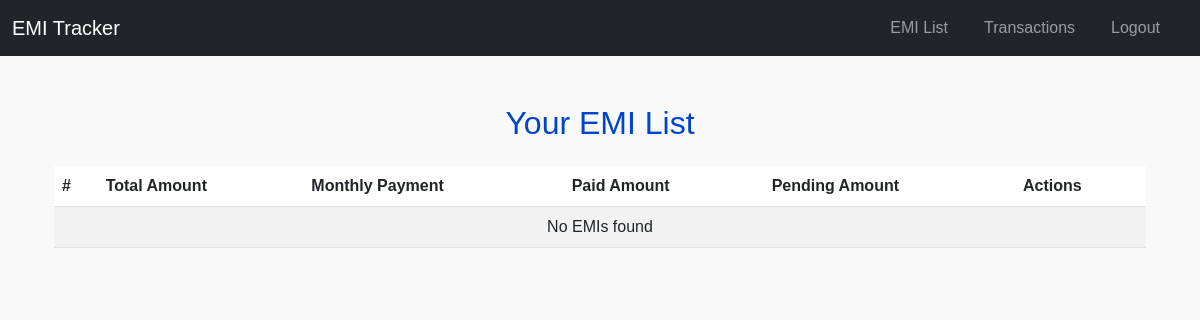
The page /emi_list/ (signed in) on the database as committed earlier.
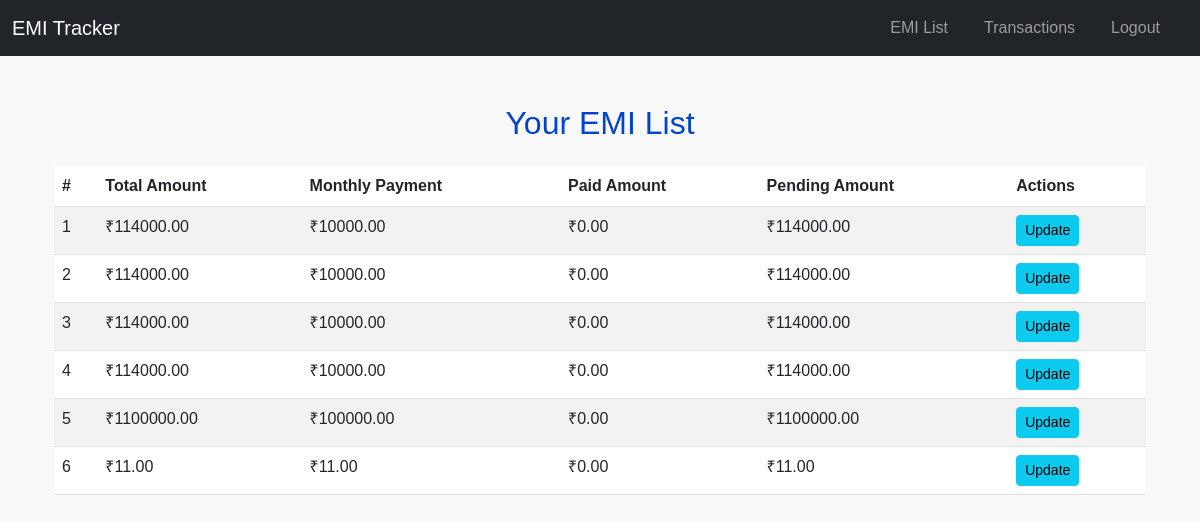
The same page on the database as committed later.
### emi/models.py (models this page shows, shortened)
class EMI(models.Model):
    user = models.ForeignKey(User, on_delete=models.CASCADE)
    total_amount = models.DecimalField(max_digits=10, decimal_places=2)
    monthly_payment = models.DecimalField(max_digits=10, decimal_places=2)
    paid_amount = models.DecimalField(max_digits=10, decimal_places=2, default=0)
    pending_amount = models.DecimalField(max_digits=10, decimal_places=2, default=0)
    start_date = models.DateField()
    end_date = models.DateField()

### emi/views.py (the view)
# urls.py: path('emi_list/', views.emi_list, name='emi_list'),
@login_required
def emi_list(request):
    emis = EMI.objects.filter(user=request.user)
    return render(request, 'emi/emi_list.html', {'emis': emis})

### emi/templates/emi/emi_list.html (shortened to what this page needs)
{% extends "base.html" %}
{% block content %}
<div class="container mt-5">
    <h2 class="text-center mb-4">Your EMI List</h2>
    <table class="table table-striped table-hover mt-4">
        <thead class="thead-dark">
            <tr>
                <th>#</th>
                <th>Total Amount</th>
                <th>Monthly Payment</th>
                <th>Paid Amount</th>
                <th>Pending Amount</th>
                <th>Actions</th>
            </tr>
        </thead>
        <tbody>
            {% for emi in emis %}
            <tr>
                <td>{{ forloop.counter }}</td>
                <td>₹{{ emi.total_amount|floatformat:2 }}</td>
                <td>₹{{ emi.monthly_payment|floatformat:2 }}</td>
                <td>₹{{ emi.paid_amount|floatformat:2 }}</td>
                <td>₹{{ emi.pending_amount|floatformat:2 }}</td>
                <td>
                    <a href="{% url 'emi:update_emi_payment' emi.id %}" class="btn btn-sm btn-info">
                         Update
                    </a>
                </td>
            </tr>
            {% empty %}
            <tr>
                <td colspan="6" class="text-center">No EMIs found</td>
            </tr>
            {% endfor %}
        </tbody>
    </table>
</div>
{% endblock %}

### emi/templates/base.html (shortened to what this page needs)
<!DOCTYPE html>
<html lang="en">
<head>
    {% load static %}
    <link href="https://cdn.jsdelivr.net/npm/bootstrap@5.3.0/dist/css/bootstrap.min.css" rel="stylesheet">
    <link rel="stylesheet" href="{% static 'css/styles.css' %}">
</head>
<body>
    <nav class="navbar navbar-expand-lg navbar-dark bg-dark">
        <div class="container-fluid">
            <a class="navbar-brand" href="{% url 'emi:dashboard' %}">EMI Tracker</a>
            <div class="collapse navbar-collapse" id="navbarNav">
                <ul class="navbar-nav ms-auto">
                    {% if user.is_authenticated %}
                        <li class="nav-item"><a class="nav-link" href="{% url 'emi:emi_list' %}">EMI List</a></li>
                        <li class="nav-item"><a class="nav-link" href="{% url 'emi:transaction_list' %}">Transactions</a></li>
                        <li class="nav-item"><a class="nav-link" href="{% url 'emi:logout' %}">Logout</a></li>
                    {% else %}
                        <li class="nav-item"><a class="nav-link" href="{% url 'emi:signup' %}">Sign Up</a></li>
                        <li class="nav-item"><a class="nav-link" href="{% url 'emi:login' %}">Login</a></li>
                    {% endif %}
                </ul>
            </div>
        </div>
    </nav>
    <div class="container mt-5">
        {% block content %}
        {% endblock %}
    </div>
</body>
</html>

### emi/static/css/styles.css (style rules this page uses)
body { font-family: Arial, sans-serif; background-color: #f9f9f9; color: #333; margin: 0; padding: 0; }
nav ul { list-style-type: none; margin: 0; padding: 0; text-align: center; }
nav ul li { display: inline; margin-right: 20px; }
nav ul li a { color: white; text-decoration: none; font-weight: bold; }
h2 { color: #0044cc; }

Rows that differ between the two databases and show on the page:
added EMI: total_amount "114000.00", monthly_payment "10000.00", paid_amount "0.00", pending_amount "114000.00"
added EMI: total_amount "114000.00", monthly_payment "10000.00", paid_amount "0.00", pending_amount "114000.00"
added EMI: total_amount "114000.00", monthly_payment "10000.00", paid_amount "0.00", pending_amount "114000.00"
added EMI: total_amount "114000.00", monthly_payment "10000.00", paid_amount "0.00", pending_amount "114000.00"
added EMI: total_amount "1100000.00", monthly_payment "100000.00", paid_amount "0.00", pending_amount "1100000.00"
added EMI: total_amount "11.00", monthly_payment "11.00", paid_amount "0.00", pending_amount "11.00"
Other text that changed with them:
text no longer shown: "No EMIs found"
